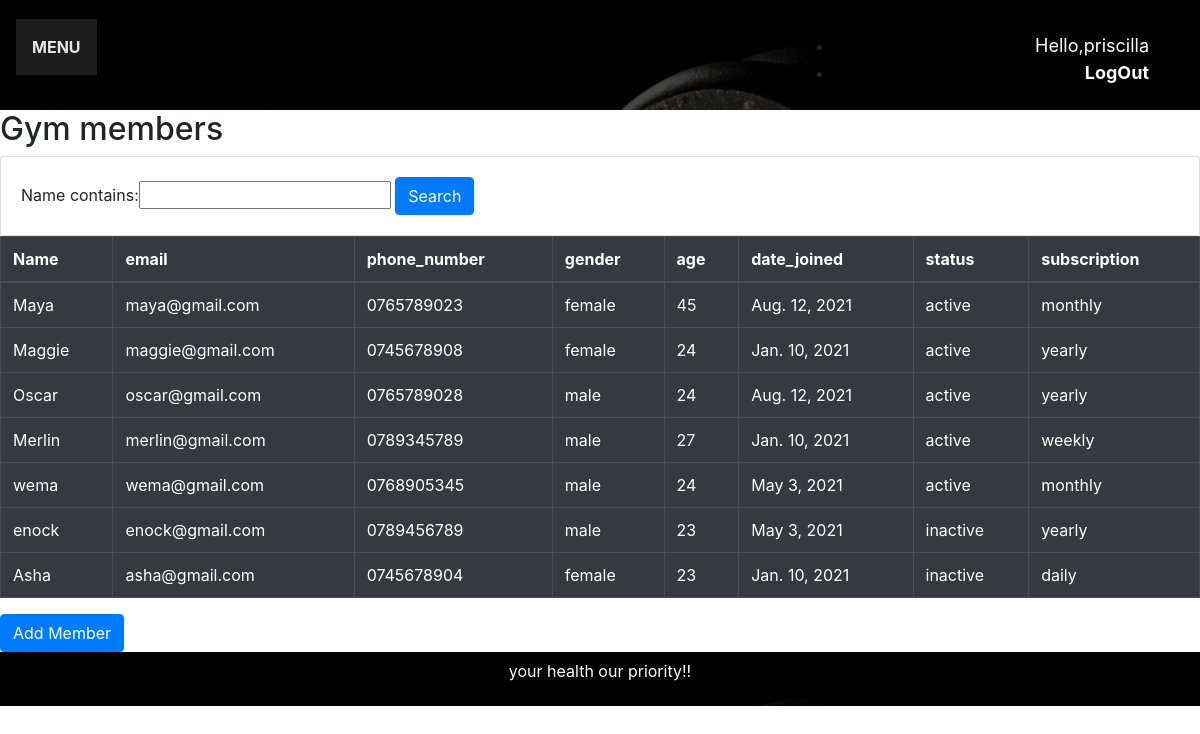
Screenshot of /members/ (signed in) with the database file from the repository.
### gym/models.py (models this page shows, shortened)
class Member(models.Model):
    GENDER_CHOICES=(
        ('male','male'),
        ('female','female'),
    )
    FEE_STATUS = (
    ('paid', 'Paid'),
    ('pending', 'Pending'),
    )
    STATUS=(
        ('active','active'),
        ('inactive','inactive')
    )
    SUBSCRIPTION_TYPE=(
    ('daily','daily'),
    ('weekly','weekly'),
    ('monthly','monthly'),
    ('yearly','yearly')
    )
    name=models.CharField(max_length=200)
    email=models.EmailField(unique=True)
    phone_number=models.CharField(max_length=200,blank=True,unique=True)
    age=models.IntegerField()
    gender=models.CharField(max_length=200,choices=GENDER_CHOICES)
    date_joined=models.DateField(null=True,blank=True)
    status=models.CharField(max_length=200,choices=STATUS)
    subscription=models.CharField(max_length=200,choices=SUBSCRIPTION_TYPE)

### gym/decorators.py (the view)
        def wrapper_func(request,*args,**kwargs):
            group=None
            if request.user.groups.exists():
                group=request.user.groups.all()[0].name
            if group in allowed_roles:
                return view_func(request, *args, **kwargs)
            else:
                return HttpResponse('you are not authorized to view this page')

### gym/views.py (called while the page is built)
@allowed_users(allowed_roles=['admins'])
def MemberView(request):
    member=Member.objects.all().order_by('status')
    myFilter=MemberFilter(request.GET,queryset=member)
    member=myFilter.qs
    context={'member':member,'myFilter':myFilter}
    return render(request,'gym/members.html',context)

### gym/templates/gym/members.html (shortened to what this page needs)
{% extends 'gym/base.html'%}
{% block title%}
<link rel="stylesheet" href="https://stackpath.bootstrapcdn.com/bootstrap/4.3.1/css/bootstrap.min.css">
{%endblock%}
{% block body%}
<h2> Gym members</h2>
<div class="row">
    <div class="col">
        <div class="card card-body">
            <form method="get">
                {{myFilter.form}}
                <button class="btn btn-primary" type="submit"> Search</button>
            </form>
        </div>
    </div>
</div>
            <table class="table table-bordered table-dark" >
                <thead>
                <tr>
                    <th scope="col"> Name</th>
                    <th scope="col"> email</th>
                    <th scope="col"> phone_number</th>
                    <th scope="col"> gender</th>
                    <th scope="col"> age</th>
                    <th scope="col"> date_joined</th>
                    <th scope="col"> status</th>
                    <th scope="col">subscription</th>
                </tr>
                </thead>
                <tbody>
                {% for fields in member %}
                <tr>
                    <td>{{fields.name}}</td>
                     <td>{{fields.email}}</td>
                    <td> {{fields.phone_number}}</td>
                    <td> {{fields.gender}}</td>
                    <td>{{fields.age}}</td>
                    <td>{{fields.date_joined}}</td>
                    <td>{{fields.status}}</td>
                    <td>{{fields.subscription}}</td>
                </tr>
                {%endfor%}
                </tbody>
            </table>
            <div>
                <a class="btn btn-primary" href="/create_member/" role="button">Add Member</a>
            </div>
{% endblock%}

### gym/templates/gym/navigationbar.html (shortened to what this page needs)
{%load static%}
{% block head %}
<link rel ="stylesheet" href="{% static 'gym/css/navbar.css'%}">
{% endblock %}
<nav class="navbar background h-nav-resp">
        <ul class="nav-list v-class-resp">
              <div class="dropdown">
                  <button class="dropbtn"><strong>MENU</strong></button>
            </div>
        </ul>
         <div class="right-nav v-class-resp">
        <br>
             <ul>
             {% if user.is_authenticated %}
                  <li><span class = "hello" > Hello,{{request.user}}</span></li>
                  <li><span><strong> <a class="hello" href="{%url 'logout'%}"> LogOut </a></strong> </span></li>
            {% else %}
                <li><a href="{%url 'login'%}">LOGIN</a></li>
            </ul>
            {%endif%}
         </div>
</nav>

### gym/static/gym/css/navbar.css (style rules this page uses)
.dropbtn { background-color: #1c1d1c; color: rgb(236, 226, 226); padding: 16px; font-size: 16px; border: none; }
.dropdown { position: relative; display: inline-block; }

### gym/static/gym/css/style.css (style rules this page uses)
* { margin: 0; padding: 0; }
html { scroll-behavior: smooth; }
.navbar { display: flex; align-items: center; justify-content: center; position: sticky; top: 0; cursor: pointer; padding: 2px 0; }
.nav-list { width: 70%; display: flex; align-items: center; }
.right-nav { width: 30%; text-align: right; padding-right: 15px; }
.background { background: rgba(0, 0, 0, 0.7) url('../images/bi2.jpg'); background-size: cover; background-blend-mode: darken; }
.btn { background-color: black; color: white; border: white solid 1px; border-radius: 10px; padding: 0px 5px; cursor: pointer; }

### gym/templates/gym/navigationbar.html (style rules this page uses)
.hello { font-size:18px; color:fff; margin-right:20px; }

### rows the page displays
Member: name "Maya", email "maya@gmail.com", phone_number "0765789023", gender "female", age "45", date_joined "Aug. 12, 2021", status "active", subscription "monthly"
Member: name "Maggie", email "maggie@gmail.com", phone_number "0745678908", gender "female", age "24", date_joined "Jan. 10, 2021", status "active", subscription "yearly"
Member: name "Oscar", email "oscar@gmail.com", phone_number "0765789028", gender "male", age "24", date_joined "Aug. 12, 2021", status "active", subscription "yearly"
Member: name "Merlin", email "merlin@gmail.com", phone_number "0789345789", gender "male", age "27", date_joined "Jan. 10, 2021", status "active", subscription "weekly"
Member: name "wema", email "wema@gmail.com", phone_number "0768905345", gender "male", age "24", date_joined "May 3, 2021", status "active", subscription "monthly"
Member: name "enock", email "enock@gmail.com", phone_number "0789456789", gender "male", age "23", date_joined "May 3, 2021", status "inactive", subscription "yearly"
Member: name "Asha", email "asha@gmail.com", phone_number "0745678904", gender "female", age "23", date_joined "Jan. 10, 2021", status "inactive", subscription "daily"

### other values shown
{{ request.user }} "priscilla"
